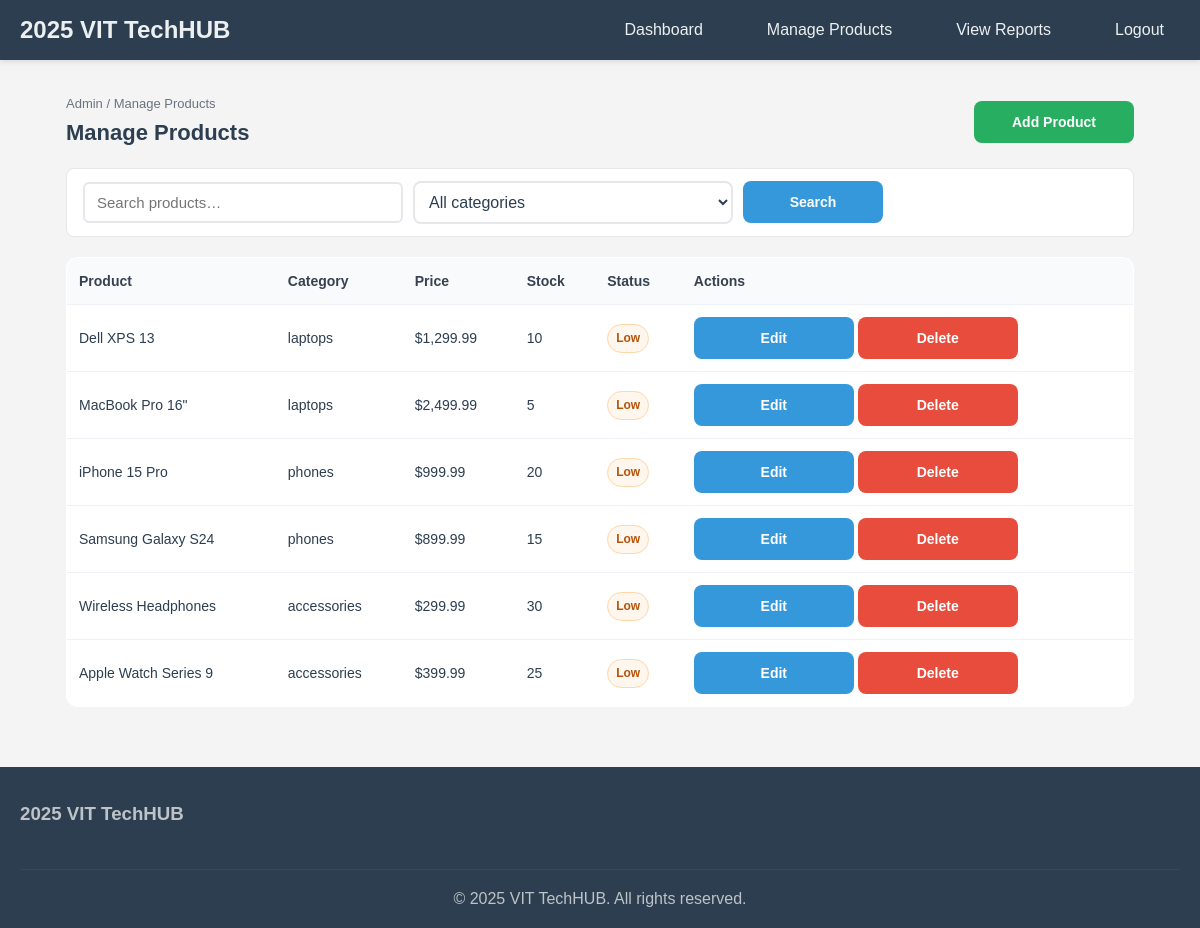
/admin/products.php?filter=low (signed in), run on the app's committed database.
### tables this page shows
CREATE TABLE products (
  product_id INT AUTO_INCREMENT PRIMARY KEY,
  category_id INT NOT NULL,
  name VARCHAR(150) NOT NULL,
  description TEXT,
  image VARCHAR(255),
  cost DECIMAL(10,2) NOT NULL DEFAULT 0.00,
  quantity INT NOT NULL DEFAULT 0,
  special_features VARCHAR(255),
  created_at TIMESTAMP DEFAULT CURRENT_TIMESTAMP,
  CONSTRAINT fk_products_category FOREIGN KEY (category_id) REFERENCES categories(category_id)
);

CREATE TABLE categories (
  category_id INT AUTO_INCREMENT PRIMARY KEY,
  category_name VARCHAR(100) NOT NULL UNIQUE,
  description TEXT
);

### includes/config.php (called while the page is built)
<?php
return [
  'db_host'    => 'db',
  'db_name'    => 'vit_techhub',
  'db_user'    => 'root',
  'db_pass'    => 'rootpass',
  'db_charset' => 'utf8mb4',
  'base_path'  => '/'
];

### includes/helpers.php (called while the page is built, shortened)
<?php
function h($s): string {
    return htmlspecialchars((string)$s, ENT_QUOTES, 'UTF-8');
}
function base_url(string $path = ''): string {
    $conf = require __DIR__ . '/config.php';
    $base = rtrim($conf['base_path'] ?? '', '/');
    $path = '/' . ltrim($path, '/');
    return $base . $path;
}

### admin/products.php (the view, shortened to what this page needs)
<?php
require_once __DIR__ . '/../includes/db_connect.php';
require_once __DIR__ . '/../includes/helpers.php';
$q        = trim($_GET['q']   ?? '');
$showLow  = (isset($_GET['filter']) && $_GET['filter'] === 'low');
$sql = "
    SELECT p.*, c.category_name
    FROM products p
    LEFT JOIN categories c ON p.category_id = c.category_id
    WHERE 1=1
";
$params = [];
if ($showLow) {
    $sql .= " AND p.quantity <= 30 ";
}
$sql .= " ORDER BY p.created_at DESC";
$stmt = $pdo->prepare($sql);
$stmt->execute($params);
$rows = $stmt->fetchAll();
include __DIR__ . '/../includes/admin_header.php';
?>
<section class="admin-wrap">
  <div class="admin-header">
    <div>
      <p class="breadcrumb">Admin / Manage Products</p>
      <h2 class="admin-title">Manage Products</h2>
    </div>
    <a class="btn btn-secondary" href="<?= base_url('/admin/product_edit.php') ?>">Add Product</a>
  </div>
  <div class="toolbar">
    <form method="get" class="flex-row gap-sm">
      <input
        type="text"
        name="q"
        class="search-input"
        placeholder="Search products…"
        value="<?= h($q) ?>"
      >
      <select name="cat" class="select-box">
        <option value="">All categories</option>
      </select>
      <button class="btn-blue" type="submit">Search</button>
    </form>
  </div>
  <?php if (empty($rows)): ?>
    <div class="empty">
      <p><strong>No products found</strong></p>
      <p>Try changing your filters.</p>
      <a class="btn-blue" href="<?= base_url('/admin/products.php') ?>">Go Back</a>
    </div>
  <?php else: ?>
    <table class="table-admin">
      <thead>
        <tr>
          <th>Product</th>
          <th>Category</th>
          <th>Price</th>
          <th>Stock</th>
          <th>Status</th>
          <th class="text-right">Actions</th>
        </tr>
      </thead>
      <tbody>
        <?php foreach ($rows as $p): ?>
          <tr>
            <td><?= h($p['name']) ?></td>
            <td><?= h($p['category_name'] ?? '—') ?></td>
            <td>$<?= h(number_format($p['cost'], 2)) ?></td>
            <td><?= h($p['quantity']) ?></td>
            <td>
              <?php if ((int)$p['quantity'] <= 30): ?>
                <span class="badge badge-amber">Low</span>
              <?php else: ?>
                <span class="badge badge-green">OK</span>
              <?php endif; ?>
            </td>
            <td class="text-right">
              <a
                class="btn-blue btn-small"
                href="<?= base_url('/admin/product_edit.php?id=' . (int)$p['product_id']) ?>"
              >Edit</a>
              <a
                class="btn-small btn-danger"
                href="<?= base_url('/admin/products.php?delete=' . (int)$p['product_id']) ?>"
                onclick="return confirm('Delete this product?')"
              >Delete</a>
            </td>
          </tr>
        <?php endforeach; ?>
      </tbody>
    </table>
  <?php endif; ?>
</section>
<?php
include __DIR__ . '/../includes/footer.php';
?>

### styles.css (style rules this page uses)
* { margin: 0; padding: 0; box-sizing: border-box; }
body { font-family: Arial, sans-serif; line-height: 1.6; color: #2c3e50; background-color: #f4f4f4; }
.btn, .submit-btn, .filter-btn, .add-to-cart, .btn-blue, .btn-main, .btn-danger { display: inline-flex; align-items: center; justify-content: center; border: none; border-radius: 8px; padding: 0 16px; height: 42px; min-width: 160px; font-weight: 600; font-size: 14px; text-decoration: none; cursor: pointer; color: #fff; transition: background .2s ease, transform .08s ease; flex: 0 0 auto; }
.btn-secondary, a.btn-secondary { background-color: #3498db; color: #fff; border: none; height: 42px; min-width: 160px; border-radius: 8px; padding: 0 16px; display: inline-flex; align-items: center; justify-content: center; font-weight: 600; transition: background-color 0.2s ease, transform 0.08s ease; text-decoration: none; }
.admin-header .btn-secondary { background: #27ae60; }
.btn-blue, .filter-btn { background: #3498db; }
.btn-danger { background: #e74c3c; }
.admin-wrap { max-width: 1100px; margin: 24px auto 60px; padding: 0 16px; }
.admin-header { display: flex; justify-content: space-between; align-items: center; gap: 12px; margin-bottom: 18px; }
.admin-title { font-size: 22px; font-weight: 700; margin: 0; }
.breadcrumb { color: #6b7280; font-size: 13px; }
.toolbar { display: flex; flex-wrap: wrap; align-items: center; justify-content: space-between; gap: 10px; margin: 14px 0 20px; background: #fff; padding: 12px 16px; border: 1px solid #e5e7eb; border-radius: 8px; }
.toolbar form { display: flex; flex-wrap: wrap; align-items: center; gap: 10px; flex: 1 1 100%; }
.search-input, .select-box { padding: 10px 12px; border: 2px solid #e5e7eb; border-radius: 6px; font-size: 15px; flex: 1 1 auto; min-width: 220px; max-width: 320px; background: #fff; color: #2c3e50; transition: border-color 0.2s ease; }
.toolbar button, .toolbar .btn-blue { height: 42px; min-width: 140px; }
.table-admin { width: 100%; border-collapse: collapse; background: #fff; border: 1px solid #e5e7eb; border-radius: 12px; overflow: hidden; }
.table-admin th, .table-admin td { padding: 12px; border-bottom: 1px solid #eef2f7; font-size: 14px; }
.table-admin th { text-align: left; background: #f9fafb; color: #374151; font-weight: 600; }
.badge { display: inline-block; padding: 4px 8px; border-radius: 999px; font-size: 12px; font-weight: 600; }
.badge-amber { background: #fff7ed; color: #b45309; border: 1px solid #fed7aa; }
.input-box, .select-box, textarea { width: 100%; background: #fff; border: 2px solid #e5e7eb; border-radius: 8px; padding: 10px; font: inherit; color: #2c3e50; }

### data on the page
products: name "Dell XPS 13", category.category_name "laptops", cost "1,299.99", quantity "10", shows "Low"
products: name "MacBook Pro 16\"", category.category_name "laptops", cost "2,499.99", quantity "5", shows "Low"
products: name "iPhone 15 Pro", category.category_name "phones", cost "999.99", quantity "20", shows "Low"
products: name "Samsung Galaxy S24", category.category_name "phones", cost "899.99", quantity "15", shows "Low"
products: name "Wireless Headphones", category.category_name "accessories", cost "299.99", quantity "30", shows "Low"
products: name "Apple Watch Series 9", category.category_name "accessories", cost "399.99", quantity "25", shows "Low"
